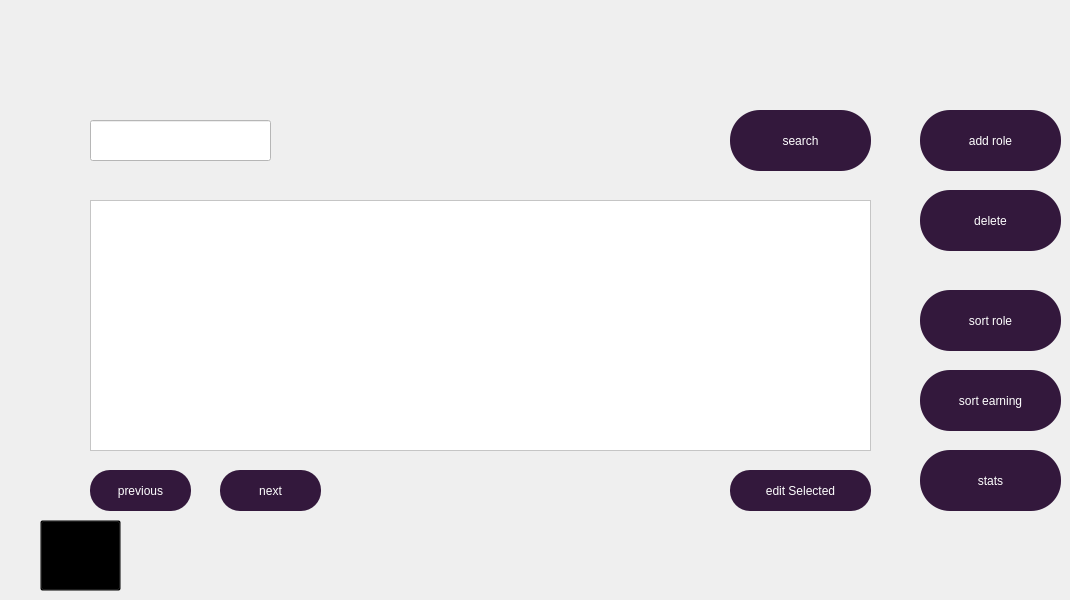
    <widget class="QWidget" name="showRole">
     <widget class="QTableWidget" name="roleTable">
      <property name="geometry">
       <rect>
        <x>90</x>
        <y>200</y>
        <width>781</width>
        <height>251</height>
       </rect>
      </property>
      <property name="styleSheet">
       <string notr="true">background-color: rgb(255, 255, 255);</string>
      </property>
      <property name="editTriggers">
       <set>QAbstractItemView::NoEditTriggers</set>
      </property>
      <property name="tabKeyNavigation">
       <bool>false</bool>
      </property>
      <property name="dragDropOverwriteMode">
       <bool>false</bool>
      </property>
      <property name="selectionMode">
       <enum>QAbstractItemView::SingleSelection</enum>
      </property>
      <property name="selectionBehavior">
       <enum>QAbstractItemView::SelectRows</enum>
      </property>
      <property name="textElideMode">
       <enum>Qt::ElideMiddle</enum>
      </property>
     </widget>
     <widget class="QPushButton" name="gotoRole">
      <property name="geometry">
       <rect>
        <x>920</x>
        <y>110</y>
        <width>141</width>
        <height>61</height>
       </rect>
      </property>
      <property name="styleSheet">
       <string notr="true">#gotoRole
{
background-color: rgb(51, 24, 60);
color: rgb(255, 255, 255);
font: 10pt &quot;Segoe Print&quot;;
border-radius: 30px;
}
#gotoRole:hover
{
background-color: rgb(74, 35, 88);
}
#gotoRole:pressed
{
background-color: rgb(98, 47, 117);
}</string>
      </property>
      <property name="text">
       <string>add role</string>
      </property>
     </widget>
     <widget class="QPushButton" name="nextPage">
      <property name="geometry">
       <rect>
        <x>220</x>
        <y>470</y>
        <width>101</width>
        <height>41</height>
       </rect>
      </property>
      <property name="styleSheet">
       <string notr="true">#nextPage
{
background-color: rgb(51, 24, 60);
color: rgb(255, 255, 255);
font: 10pt &quot;Segoe Print&quot;;
border-radius: 20px;
}
#nextPage:hover
{
background-color: rgb(74, 35, 88);
}
#nextPage:pressed
{
background-color: rgb(98, 47, 117);
}</string>
      </property>
      <property name="text">
       <string>next</string>
      </property>
     </widget>
     <widget class="QPushButton" name="previousPage">
      <property name="geometry">
       <rect>
        <x>90</x>
        <y>470</y>
        <width>101</width>
        <height>41</height>
       </rect>
      </property>
      <property name="styleSheet">
       <string notr="true">#previousPage
{
background-color: rgb(51, 24, 60);
color: rgb(255, 255, 255);
font: 10pt &quot;Segoe Print&quot;;
border-radius: 20px;
}
#previousPage:hover
{
background-color: rgb(74, 35, 88);
}
#previousPage:pressed
{
background-color: rgb(98, 47, 117);
}</string>
      </property>
      <property name="text">
       <string>previous</string>
      </property>
     </widget>
     <widget class="QPushButton" name="deleteRole">
      <property name="geometry">
       <rect>
        <x>920</x>
        <y>190</y>
        <width>141</width>
        <height>61</height>
       </rect>
      </property>
      <property name="styleSheet">
       <string notr="true">#deleteRole
{
background-color: rgb(51, 24, 60);
color: rgb(255, 255, 255);
font: 10pt &quot;Segoe Print&quot;;
border-radius: 30px;
}
#deleteRole:hover
{
background-color: rgb(74, 35, 88);
}
#deleteRole:pressed
{
background-color: rgb(98, 47, 117);
}</string>
      </property>
      <property name="text">
       <string>delete</string>
      </property>
     </widget>
     <widget class="QLineEdit" name="toDelete">
      <property name="geometry">
       <rect>
        <x>980</x>
        <y>220</y>
        <width>16</width>
        <height>20</height>
       </rect>
      </property>
      <property name="readOnly">
       <bool>true</bool>
      </property>
     </widget>
     <widget class="QPushButton" name="search">
      <property name="geometry">
       <rect>
        <x>730</x>
        <y>110</y>
        <width>141</width>
        <height>61</height>
       </rect>
      </property>
      <property name="styleSheet">
       <string notr="true">#search
{
background-color: rgb(51, 24, 60);
color: rgb(255, 255, 255);
font: 10pt &quot;Segoe Print&quot;;
border-radius: 30px;
}
#search:hover
{
background-color: rgb(74, 35, 88);
}
#search:pressed
{
background-color: rgb(98, 47, 117);
}</string>
      </property>
      <property name="text">
       <string>search</string>
      </property>
     </widget>
     <widget class="QPushButton" name="sortRole">
      <property name="geometry">
       <rect>
        <x>920</x>
        <y>290</y>
        <width>141</width>
        <height>61</height>
       </rect>
      </property>
      <property name="styleSheet">
       <string notr="true">#sortRole
{
background-color: rgb(51, 24, 60);
color: rgb(255, 255, 255);
font: 10pt &quot;Segoe Print&quot;;
border-radius: 30px;
}
#sortRole:hover
{
background-color: rgb(74, 35, 88);
}
#sortRole:pressed
{
background-color: rgb(98, 47, 117);
}</string>
      </property>
      <property name="text">
       <string>sort role</string>
      </property>
     </widget>
     <widget class="QPushButton" name="sortEarning">
      <property name="geometry">
       <rect>
        <x>920</x>
        <y>370</y>
        <width>141</width>
        <height>61</height>
       </rect>
      </property>
      <property name="styleSheet">
       <string notr="true">#sortEarning
{
background-color: rgb(51, 24, 60);
color: rgb(255, 255, 255);
font: 10pt &quot;Segoe Print&quot;;
border-radius: 30px;
}
#sortEarning:hover
{
background-color: rgb(74, 35, 88);
}
#sortEarning:pressed
{
background-color: rgb(98, 47, 117);
}</string>
      </property>
      <property name="text">
       <string>sort earning</string>
      </property>
     </widget>
     <widget class="QLineEdit" name="searchRole">
      <property name="geometry">
       <rect>
        <x>90</x>
        <y>120</y>
        <width>181</width>
        <height>41</height>
       </rect>
      </property>
      <property name="styleSheet">
       <string notr="true">font: 25 italic 18pt &quot;Bahnschrift&quot;;
background-color: rgb(255, 255, 255);</string>
      </property>
     </widget>
     <widget class="QPushButton" name="editRole">
      <property name="geometry">
       <rect>
        <x>730</x>
        <y>470</y>
        <width>141</width>
        <height>41</height>
       </rect>
      </property>
      <property name="styleSheet">
       <string notr="true">#editRole
{
background-color: rgb(51, 24, 60);
color: rgb(255, 255, 255);
font: 10pt &quot;Segoe Print&quot;;
border-radius: 20px;
}
#editRole:hover
{
background-color: rgb(74, 35, 88);
}
#editRole:pressed
{
background-color: rgb(98, 47, 117);
}</string>
      </property>
      <property name="text">
       <string>edit Selected</string>
      </property>
     </widget>
     <widget class="QToolButton" name="back_13">
      <property name="geometry">
       <rect>
        <x>40</x>
        <y>520</y>
        <width>81</width>
        <height>71</height>
       </rect>
      </property>
      <property name="styleSheet">
       <string notr="true">background-color: rgb(0, 0, 0, 0%);</string>
      </property>
      <property name="text">
       <string>...</string>
      </property>
      <property name="icon">
       <iconset resource="assets.qrc">
        <normaloff>:/img/img/icons8-back-80.png</normaloff>:/img/img/icons8-back-80.png</iconset>
      </property>
      <property name="iconSize">
       <size>
        <width>60</width>
        <height>60</height>
       </size>
      </property>
     </widget>
     <widget class="QPushButton" name="stats">
      <property name="geometry">
       <rect>
        <x>920</x>
        <y>450</y>
        <width>141</width>
        <height>61</height>
       </rect>
      </property>
      <property name="styleSheet">
       <string notr="true">#stats
{
background-color: rgb(51, 24, 60);
color: rgb(255, 255, 255);
font: 10pt &quot;Segoe Print&quot;;
border-radius: 30px;
}
#stats:hover
{
background-color: rgb(74, 35, 88);
}
#stats:pressed
{
background-color: rgb(98, 47, 117);
}</string>
      </property>
      <property name="text">
       <string>stats</string>
      </property>
     </widget>
     <zorder>toDelete</zorder>
     <zorder>roleTable</zorder>
     <zorder>gotoRole</zorder>
     <zorder>nextPage</zorder>
     <zorder>previousPage</zorder>
     <zorder>deleteRole</zorder>
     <zorder>search</zorder>
     <zorder>sortRole</zorder>
     <zorder>sortEarning</zorder>
     <zorder>searchRole</zorder>
     <zorder>editRole</zorder>
     <zorder>back_13</zorder>
     <zorder>stats</zorder>
    </widget>
